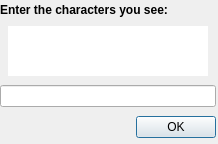
<?xml version="1.0" encoding="UTF-8"?>
<ui version="4.0">
 <class>uiCaptcha</class>
 <widget class="QWidget" name="uiCaptcha">
  <property name="geometry">
   <rect>
    <x>0</x>
    <y>0</y>
    <width>218</width>
    <height>144</height>
   </rect>
  </property>
  <property name="minimumSize">
   <size>
    <width>218</width>
    <height>144</height>
   </size>
  </property>
  <property name="maximumSize">
   <size>
    <width>218</width>
    <height>144</height>
   </size>
  </property>
  <property name="windowTitle">
   <string>Captcha</string>
  </property>
  <property name="windowIcon">
   <iconset>
    <normaloff>../images/logo16x16.png</normaloff>../images/logo16x16.png</iconset>
  </property>
  <widget class="QWidget" name="verticalLayoutWidget">
   <property name="geometry">
    <rect>
     <x>0</x>
     <y>0</y>
     <width>216</width>
     <height>143</height>
    </rect>
   </property>
   <layout class="QVBoxLayout" name="verticalLayout">
    <item>
     <widget class="QLabel" name="label_text">
      <property name="sizePolicy">
       <sizepolicy hsizetype="Preferred" vsizetype="Fixed">
        <horstretch>0</horstretch>
        <verstretch>0</verstretch>
       </sizepolicy>
      </property>
      <property name="styleSheet">
       <string notr="true">font-weight:bold;</string>
      </property>
      <property name="text">
       <string>Enter the characters you see:</string>
      </property>
     </widget>
    </item>
    <item>
     <layout class="QHBoxLayout" name="horizontalLayout">
      <item>
       <spacer name="horizontalSpacer">
        <property name="orientation">
         <enum>Qt::Horizontal</enum>
        </property>
        <property name="sizeHint" stdset="0">
         <size>
          <width>40</width>
          <height>20</height>
         </size>
        </property>
       </spacer>
      </item>
      <item>
       <widget class="QLabel" name="label_img">
        <property name="minimumSize">
         <size>
          <width>200</width>
          <height>50</height>
         </size>
        </property>
        <property name="maximumSize">
         <size>
          <width>200</width>
          <height>50</height>
         </size>
        </property>
        <property name="styleSheet">
         <string notr="true">background-color:#ffffff;</string>
        </property>
        <property name="text">
         <string/>
        </property>
        <property name="alignment">
         <set>Qt::AlignCenter</set>
        </property>
       </widget>
      </item>
      <item>
       <spacer name="horizontalSpacer_2">
        <property name="orientation">
         <enum>Qt::Horizontal</enum>
        </property>
        <property name="sizeHint" stdset="0">
         <size>
          <width>40</width>
          <height>20</height>
         </size>
        </property>
       </spacer>
      </item>
     </layout>
    </item>
    <item>
     <widget class="QLineEdit" name="lineEdit_code">
      <property name="maxLength">
       <number>25</number>
      </property>
     </widget>
    </item>
    <item>
     <widget class="QDialogButtonBox" name="buttonBox">
      <property name="standardButtons">
       <set>QDialogButtonBox::Ok</set>
      </property>
     </widget>
    </item>
   </layout>
  </widget>
 </widget>
 <resources/>
 <connections/>
</ui>
